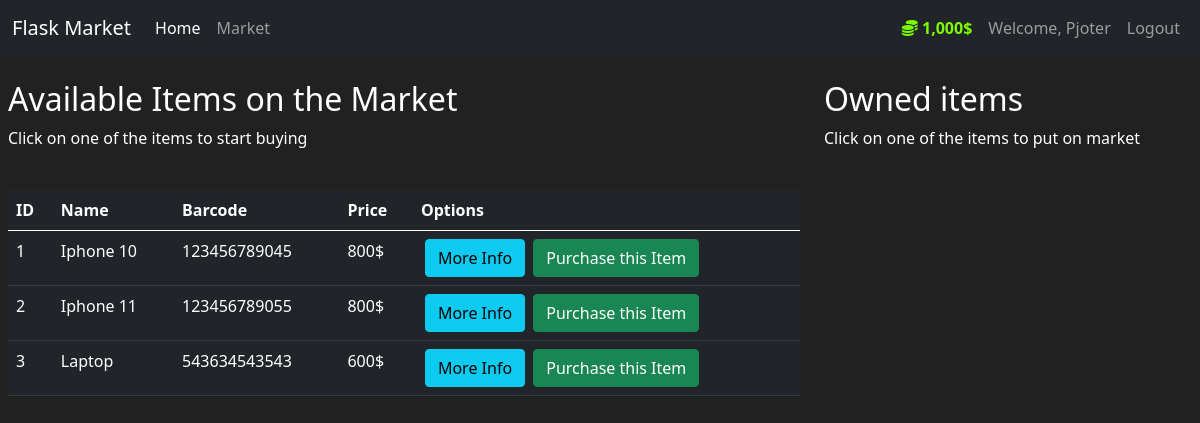
The page /market (signed in) on the database its author committed.
### market/models.py (models this page shows, shortened)
class User(db.Model, UserMixin):
    id = db.Column(db.Integer(), primary_key=True)
    username = db.Column(db.String(length=30), unique=True, nullable=False)
    email_address = db.Column(db.String(length=50), unique=True, nullable=False)
    password_hash = db.Column(db.String(length=60), nullable=False)
    budget = db.Column(db.Integer(), nullable=False, default=1000)
    items = db.relationship('Item', backref='owned_user', lazy=True)   # Relationship with item, backref - access items through user and get which user owns specific item, lazy - grab all items at once
    @property
    def prettier_budget(self):
        if len(str(self.budget)) >= 4:
            return f'{str(self.budget)[:-3]},{str(self.budget)[-3:]}$'
        else:
            return f'{self.budget}$'
    @property
    def password(self):
        return self.password

class Item(db.Model):
    id = db.Column(db.Integer(), primary_key=True)
    name = db.Column(db.String(length=30), nullable=False, unique=True)
    price = db.Column(db.Integer(),nullable=False)
    barcode = db.Column(db.String(length=12), nullable=False, unique=True)
    description = db.Column(db.String(length=1024), nullable=False, unique=True)
    owner = db.Column(db.Integer(), db.ForeignKey('user.id'))

### market/routes.py (the view, shortened to what this page needs)
@app.route('/market', methods=['GET','POST'])
@login_required
def market_page():
    purchase_form = PurchaseItemForm()
    selling_form = SellItemForm()
    if request.method == 'GET':
        items = Item.query.filter_by(owner=None)    # Get all elements from table Item without owner
        owned_items = Item.query.filter_by(owner=current_user.id)
        return render_template('market.html', items=items, purchase_form=purchase_form, selling_form=selling_form, owned_items=owned_items) #Send data to html

### market/models.py (called while the page is built)
@login_manager.user_loader
def load_user(user_id):
    return User.query.get(int(user_id))

### market/templates/market.html (shortened to what this page needs)
{%  extends 'base.html' %}
{% block content %}
    <div class="row">
        <div class="col-8 mt-4">
            <div class="ms-2">
                <h2>Available Items on the Market</h2>
                <p>Click on one of the items to start buying</p>
            </div>
            <br>
            <table class="table table-hover table-dark ms-2">
                <thead>
                    <tr>
                        <th scope="col">ID</th>
                        <th scope="col">Name</th>
                        <th scope="col">Barcode</th>
                        <th scope="col">Price</th>
                        <th scope="col">Options</th>
                    </tr>
                </thead>
                <tbody>
                    {% for item in items %}
                        <tr>
                            <td>{{ item.id }}</td>
                            <td>{{ item.name }}</td>
                            <td>{{ item.barcode }}</td>
                            <td>{{ item.price }}$</td>
                            <td>
                                <button class="btn btn-outline btn-info ms-1" data-bs-toggle="modal" data-bs-target="#Modal-MoreInfo-{{ item.id }}">More Info</button>
                                <button class="btn btn-outline btn-success ms-1" data-bs-toggle="modal" data-bs-target="#Modal-BuyItem-{{ item.id }}">Purchase this Item</button>
                            </td>
                        </tr>
                    {% endfor %}
                </tbody>
            </table>
        </div>
        <div class="col-4 mt-4">
            <div class="ms-2 me-2">
                <h2>Owned items</h2>
                <p>Click on one of the items to put on market</p>
                <br>
            </div>
        </div>
    </div>
{% endblock %}

### market/templates/base.html (shortened to what this page needs)
<!doctype html>
<html lang="en">
  <head>
    <link href="https://cdn.jsdelivr.net/npm/bootstrap@5.0.2/dist/css/bootstrap.min.css" rel="stylesheet">
    <link rel="stylesheet" href="https://cdn.jsdelivr.net/npm/bootstrap-icons@1.9.1/font/bootstrap-icons.css">
  </head>
  <body>
    <nav class="navbar navbar-expand-md navbar-dark bg-dark">
        <div class="container-fluid">
            <a class="navbar-brand" href="{{ url_for('home_page') }}">Flask Market</a>
          <div class="collapse navbar-collapse" id="navbarNav">
            <ul class="navbar-nav mr-auto">
                <li class="nav-item">
                    <a class="nav-link active" aria-current="page" href="{{ url_for('home_page') }}">Home</a>
                </li>
                <li class="nav-item">
                    <a class="nav-link" href="{{ url_for('market_page') }}">Market</a>
                </li>
            </ul>
              {% if current_user.is_authenticated %}
                  <ul class="navbar-nav ms-auto">
                        <li class="nav-item">
                            <a class="nav-link" style="color: lawngreen; font-weight: bold">
                                <i class="fa-solid fa-coins"></i> {{ current_user.prettier_budget }}
                            </a>
                        </li>
                        <li class="nav-item">
                            <a class="nav-link">Welcome, {{ current_user.username }}</a>
                        </li>
                        <li class="nav-item">
                            <a class="nav-link" href="{{ url_for('logout_page') }}">Logout</a>
                        </li>
                  </ul>
              {% endif %}
          </div>
        </div>
    </nav>
    {% block content %}
    {% endblock %}
  </body>
</html>

### market/templates/base.html (style rules this page uses)
body { background-color: #212121; color: white }

### rows shown on the page
User: prettier_budget "1,000$", username "Pjoter"
Item: id "1", name "Iphone 10", barcode "123456789045", price "800"
Item: id "2", name "Iphone 11", barcode "123456789055", price "800"
Item: id "3", name "Laptop", barcode "543634543543", price "600"
